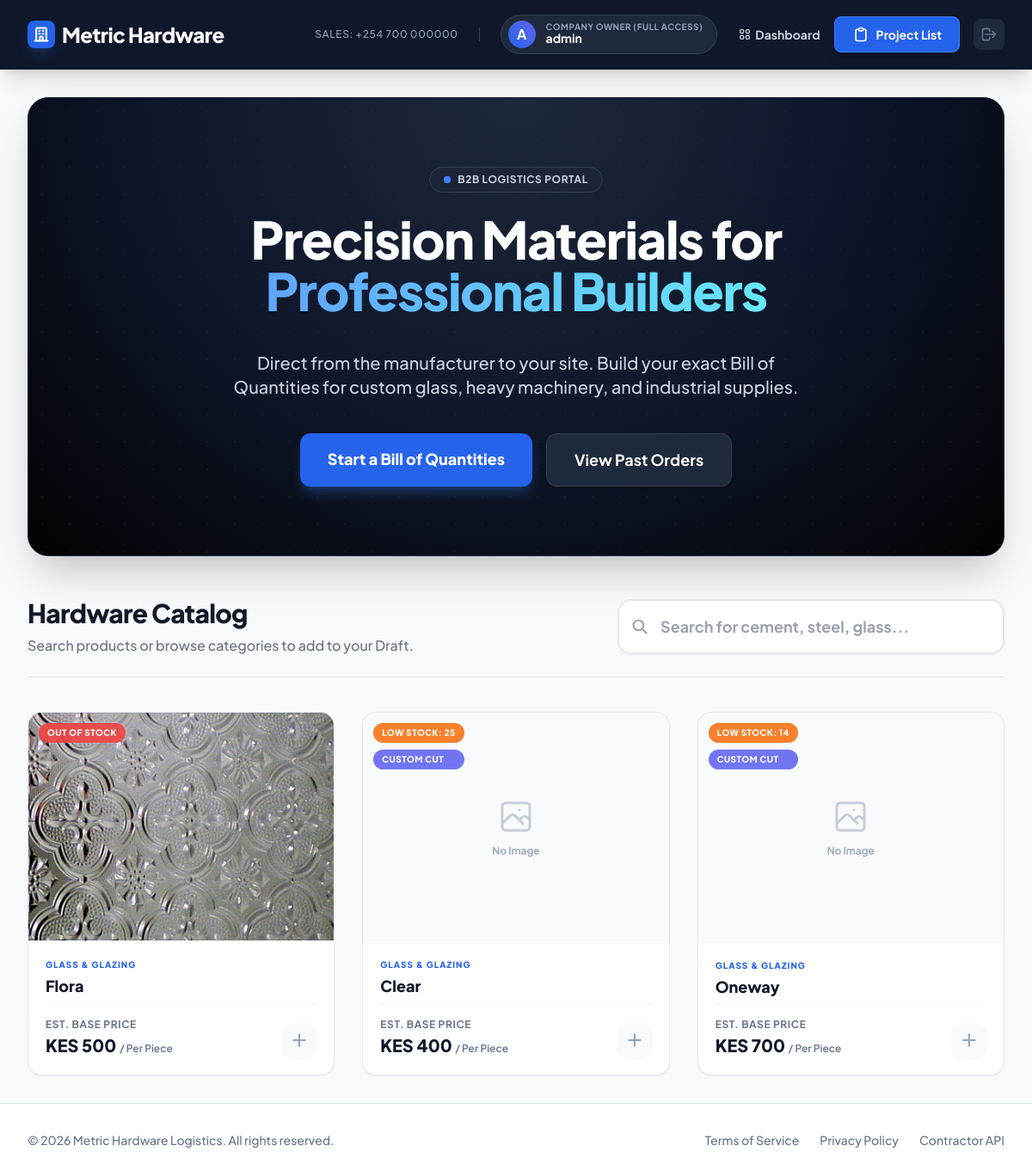
The app's page / (signed in) with its own data.
### store/models.py (models this page shows, shortened)
class ContractorProfile(models.Model):
    ROLE_CHOICES = [
        ('owner', 'Company Owner (Full Access)'),
        ('foreman', 'Site Foreman (Ordering & Drafts Only)'),
        ('accountant', 'Accountant (Billing & Payments Only)')
    ]
    user = models.OneToOneField(User, on_delete=models.CASCADE, related_name='contractor_profile')
    company_name = models.CharField(max_length=200, blank=True)
    phone_number = models.CharField(max_length=20, blank=True)
    default_project_site = models.CharField(max_length=200, blank=True)
    role = models.CharField(max_length=20, choices=ROLE_CHOICES, default='owner')
    parent = models.ForeignKey('self', on_delete=models.SET_NULL, null=True, blank=True, related_name='team_members', help_text="Leave blank if this is the main owner account")

class Product(models.Model):
    UNIT_CHOICES = [
        ('piece', 'Per Piece'),
        ('sqm', 'Per Square Meter'),
        ('meter', 'Per Meter'),
    ]
    category = models.ForeignKey(Category, related_name='products', on_delete=models.CASCADE)
    name = models.CharField(max_length=200)
    slug = models.SlugField(unique=True, blank=True)
    description = models.TextField(blank=True)
    image = models.ImageField(upload_to='products/', blank=True, null=True, help_text="Upload a professional product photo")
    base_price = models.DecimalField(max_digits=10, decimal_places=2, help_text="Price in KES")
    unit_of_measure = models.CharField(max_length=10, choices=UNIT_CHOICES, default='piece')
    requires_custom_dimensions = models.BooleanField(default=False, help_text="True for Glass & Boards cut to size")
    stock = models.PositiveIntegerField(default=0)
    is_active = models.BooleanField(default=True)
    created_at = models.DateTimeField(auto_now_add=True)

class Category(models.Model):
    name = models.CharField(max_length=100)
    slug = models.SlugField(unique=True, blank=True)
    class Meta:
        verbose_name_plural = 'Categories'

### store/views.py (the view)
# urls.py: path('', views.store_home, name='home'),
def store_home(request):
    query = request.GET.get('q', '')
    if query:
        products = Product.objects.filter(
            Q(name__icontains=query) | Q(category__name__icontains=query),
            is_active=True
        ).order_by('-created_at')
    else:
        products = Product.objects.filter(is_active=True).order_by('-created_at')
    if request.headers.get('HX-Request'):
        return render(request, 'store/partials/product_grid.html', {'products': products})
    categories = Category.objects.all()
    context = {'products': products, 'categories': categories, 'query': query}
    return render(request, 'store/home.html', context)

### templates/store/home.html (shortened to what this page needs)
{% extends 'base.html' %}
{% block content %}
<div class="relative bg-slate-900 rounded-3xl overflow-hidden mb-12 shadow-2xl border border-slate-800">
    <div class="absolute inset-0">
        <div class="absolute inset-0 bg-[radial-gradient(ellipse_at_top,_var(--tw-gradient-stops))] from-slate-800 via-slate-900 to-black opacity-90"></div>
        <div class="absolute inset-0" style="background-image: radial-gradient(#334155 1px, transparent 1px); background-size: 32px 32px; opacity: 0.2;"></div>
        <div class="absolute top-0 right-0 -mt-20 -mr-20 w-96 h-96 bg-blue-600 rounded-full mix-blend-multiply filter blur-3xl opacity-20 animate-pulse"></div>
    </div>
    <div class="relative px-8 py-20 sm:px-16 lg:px-24 flex flex-col items-center text-center">
        <div class="mb-6 inline-flex items-center space-x-2 bg-slate-800/50 backdrop-blur-md border border-slate-700 rounded-full px-4 py-1.5 shadow-sm">
            <span class="flex h-2 w-2 relative">
                <span class="relative inline-flex rounded-full h-2 w-2 bg-blue-500"></span>
            </span>
            <span class="text-xs font-bold text-slate-300 tracking-wider uppercase">B2B Logistics Portal</span>
        </div>
        <h1 class="text-4xl sm:text-6xl font-black text-white tracking-tight mb-6 leading-tight">
            Precision Materials for <br class="hidden sm:block" />
            <span class="text-transparent bg-clip-text bg-gradient-to-r from-blue-400 to-cyan-300">Professional Builders</span>
        </h1>
        <p class="mt-4 text-lg sm:text-xl text-slate-300 max-w-2xl mx-auto font-medium">
            Direct from the manufacturer to your site. Build your exact Bill of Quantities for custom glass, heavy machinery, and industrial supplies.
        </p>
        <div class="mt-10 flex flex-col sm:flex-row space-y-4 sm:space-y-0 sm:space-x-4">
            <a href="#catalog" class="px-8 py-4 bg-blue-600 hover:bg-blue-500 text-white rounded-xl font-extrabold text-lg shadow-lg shadow-blue-500/30 transition-all transform hover:-translate-y-1">
                Start a Bill of Quantities
            </a>
            <a href="{% url 'store:dashboard' %}" class="px-8 py-4 bg-slate-800 hover:bg-slate-700 text-white border border-slate-700 rounded-xl font-bold text-lg shadow-md transition-all">
                View Past Orders
            </a>
        </div>
    </div>
</div>
<div id="catalog" class="flex flex-col lg:flex-row justify-between items-center mb-10 border-b border-gray-200 pb-6 space-y-6 lg:space-y-0 scroll-mt-24">
    <div class="text-center lg:text-left">
        <h2 class="text-3xl font-extrabold text-gray-900 tracking-tight">Hardware Catalog</h2>
        <p class="text-gray-500 mt-2 font-medium">Search products or browse categories to add to your Draft.</p>
    </div>
    <form class="relative w-full lg:w-[450px] group">
        <div class="absolute inset-y-0 left-0 pl-4 flex items-center pointer-events-none">
        </div>
        <input
            type="search"
            name="q"
            value="{{ query }}"
            placeholder="Search for cement, steel, glass..."
            class="w-full pl-12 pr-12 py-4 rounded-2xl border-2 border-gray-200 bg-white focus:bg-white focus:ring-4 focus:ring-blue-500/20 focus:border-blue-500 shadow-sm transition-all text-gray-900 font-bold text-lg placeholder-gray-400"
            hx-get="{% url 'store:home' %}"
            hx-trigger="keyup changed delay:300ms, search"
            hx-target="#product-grid"
            hx-indicator="#search-indicator"
        >
    </form>
</div>
<div class="grid grid-cols-1 sm:grid-cols-2 lg:grid-cols-3 xl:grid-cols-4 gap-8" id="product-grid">
    {% include 'store/partials/product_grid.html' %}
</div>
{% endblock %}

### templates/base.html (shortened to what this page needs)
<!DOCTYPE html>
<html lang="en">
<head>
    <script src="https://cdn.tailwindcss.com"></script>
</head>
<body class="bg-slate-50 text-slate-900 font-sans min-h-screen flex flex-col selection:bg-blue-200 selection:text-blue-900">
    <nav class="bg-slate-900 text-white shadow-xl border-b border-slate-800 sticky top-0 z-40">
        <div class="max-w-7xl mx-auto px-4 sm:px-6 lg:px-8">
            <div class="flex justify-between items-center h-20">
                <div class="flex items-center space-x-2">
                    <div class="w-8 h-8 bg-blue-600 rounded-lg flex items-center justify-center shadow-lg shadow-blue-500/20">
                        <svg class="w-5 h-5 text-white" fill="none" stroke="currentColor" viewBox="0 0 24 24"><path stroke-linecap="round" stroke-linejoin="round" stroke-width="2.5" d="M19 21V5a2 2 0 00-2-2H7a2 2 0 00-2 2v16m14 0h2m-2 0h-5m-9 0H3m2 0h5M9 7h1m-1 4h1m4-4h1m-1 4h1m-5 10v-5a1 1 0 011-1h2a1 1 0 011 1v5m-4 0h4"></path></svg>
                    </div>
                    <a href="/" class="text-2xl font-extrabold tracking-tight text-white hover:text-blue-400 transition-colors">Metric Hardware</a>
                </div>
                <div class="flex items-center space-x-6">
                    <span class="text-xs hidden lg:block text-slate-400 font-medium tracking-wider border-r border-slate-700 pr-6">SALES: +254 700 000000</span>
                    {% if user.is_authenticated %}
                        <div class="flex items-center space-x-3 bg-slate-800 rounded-full pl-2 pr-4 py-1.5 border border-slate-700 hidden md:flex">
                            <div class="h-8 w-8 rounded-full bg-gradient-to-tr from-blue-600 to-indigo-500 flex items-center justify-center font-bold text-white shadow-inner">
                                {{ user.username|make_list|first|upper }}
                            </div>
                            <div class="flex flex-col">
                                <span class="text-[10px] text-slate-400 uppercase font-bold tracking-wider leading-none">{{ user.contractor_profile.get_role_display|default:"Contractor" }}</span>
                                <span class="text-sm font-bold text-white leading-tight">{{ user.username }}</span>
                            </div>
                        </div>
                        <div class="flex items-center space-x-4">
                            <a href="{% url 'store:dashboard' %}" class="text-sm font-bold text-slate-300 hover:text-white transition-colors flex items-center space-x-1">
                                <span>Dashboard</span>
                            </a>
                            <a href="{% url 'store:project_list' %}" class="relative bg-blue-600 hover:bg-blue-500 text-white px-5 py-2.5 rounded-lg font-bold text-sm transition-all shadow-lg hover:shadow-blue-500/25 flex items-center space-x-2 border border-blue-500">
                                <svg class="w-5 h-5" fill="none" stroke="currentColor" viewBox="0 0 24 24"><path stroke-linecap="round" stroke-linejoin="round" stroke-width="2" d="M9 5H7a2 2 0 00-2 2v12a2 2 0 002 2h10a2 2 0 002-2V7a2 2 0 00-2-2h-2M9 5a2 2 0 002 2h2a2 2 0 002-2M9 5a2 2 0 012-2h2a2 2 0 012 2"></path></svg>
                                <span>Project List</span>
                            </a>
                            <a href="{% url 'store:logout' %}" title="Logout" class="text-slate-500 hover:text-red-400 transition-colors bg-slate-800 hover:bg-slate-700 p-2 rounded-lg">
                                <svg class="w-5 h-5" fill="none" stroke="currentColor" viewBox="0 0 24 24"><path stroke-linecap="round" stroke-linejoin="round" stroke-width="2" d="M17 16l4-4m0 0l-4-4m4 4H7m6 4v1a3 3 0 01-3 3H6a3 3 0 01-3-3V7a3 3 0 013-3h4a3 3 0 013 3v1"></path></svg>
                            </a>
                        </div>
                    {% endif %}
                </div>
            </div>
        </div>
    </nav>
    <main class="max-w-7xl mx-auto px-4 sm:px-6 lg:px-8 py-8 flex-grow w-full">
        {% block content %}
        {% endblock %}
    </main>
    <footer class="bg-white border-t border-slate-200 mt-auto py-8">
        <div class="max-w-7xl mx-auto px-4 sm:px-6 lg:px-8 flex flex-col md:flex-row justify-between items-center text-sm text-slate-500 font-medium">
            <p>&copy; 2026 Metric Hardware Logistics. All rights reserved.</p>
            <div class="flex space-x-6 mt-4 md:mt-0">
                <a href="#" class="hover:text-blue-600 transition-colors">Terms of Service</a>
                <a href="#" class="hover:text-blue-600 transition-colors">Privacy Policy</a>
                <a href="#" class="hover:text-blue-600 transition-colors">Contractor API</a>
            </div>
        </div>
    </footer>
</body>
</html>

### templates/store/partials/product_grid.html (shortened to what this page needs)
{% for product in products %}
<div class="group relative bg-white rounded-2xl shadow-sm hover:shadow-xl border border-slate-200 transition-all duration-300 transform hover:-translate-y-1 overflow-hidden flex flex-col">
    <div class="relative w-full aspect-[4/3] bg-slate-100 overflow-hidden border-b border-slate-100">
        {% if product.image %}
            <img src="{{ product.image.url }}" alt="{{ product.name }}" class="w-full h-full object-cover group-hover:scale-105 transition-transform duration-500">
        {% else %}
            <div class="w-full h-full flex flex-col items-center justify-center text-slate-400 bg-slate-50 group-hover:scale-105 transition-transform duration-500">
                <span class="text-xs font-semibold">No Image</span>
            </div>
        {% endif %}
        <div class="absolute top-3 left-3 flex flex-col gap-2 z-10">
            {% if product.stock <= 0 %}
                <span class="bg-red-500/90 backdrop-blur-sm text-white text-[10px] font-extrabold px-2.5 py-1 rounded-full uppercase tracking-wider shadow-sm ring-1 ring-white/20">Out of Stock</span>
            {% elif product.stock < 50 %}
                <span class="bg-orange-500/90 backdrop-blur-sm text-white text-[10px] font-extrabold px-2.5 py-1 rounded-full uppercase tracking-wider shadow-sm ring-1 ring-white/20">Low Stock: {{ product.stock }}</span>
            {% endif %}
            {% if product.requires_custom_dimensions %}
                <span class="bg-indigo-500/90 backdrop-blur-sm text-white text-[10px] font-extrabold px-2.5 py-1 rounded-full uppercase tracking-wider shadow-sm ring-1 ring-white/20">Custom Cut</span>
            {% endif %}
        </div>
    </div>
    <div class="p-5 flex flex-col flex-grow">
        <div class="text-[10px] font-extrabold text-blue-600 tracking-widest uppercase mb-1.5">{{ product.category.name|cut:"," }}</div>
        <h3 class="text-lg font-extrabold text-slate-900 mb-2 leading-tight group-hover:text-blue-600 transition-colors line-clamp-2">
            <a href="{% url 'store:product_detail' product.slug %}" class="after:absolute after:inset-0 outline-none">
                {{ product.name }}
            </a>
        </h3>
        <div class="mt-auto pt-4 flex items-end justify-between border-t border-slate-100 relative z-20 pointer-events-none">
            <div>
                <p class="text-xs text-slate-500 font-bold mb-0.5 uppercase tracking-wider">Est. Base Price</p>
                <p class="text-xl font-black text-slate-900">
                    KES {{ product.base_price|floatformat:0 }}
                    <span class="text-xs text-slate-500 font-semibold normal-case">/ {{ product.get_unit_of_measure_display }}</span>
                </p>
            </div>
            <div class="bg-slate-50 text-slate-400 group-hover:bg-blue-600 group-hover:text-white rounded-xl p-2.5 transition-all shadow-sm group-hover:shadow-blue-500/30">
                <svg class="w-5 h-5" fill="none" stroke="currentColor" viewBox="0 0 24 24"><path stroke-linecap="round" stroke-linejoin="round" stroke-width="2.5" d="M12 4v16m8-8H4"></path></svg>
            </div>
        </div>
    </div>
</div>
{% endfor %}

### records on screen
Product: image (picture), stock "OUT OF STOCK", category.name "GLASS & GLAZING", name "Flora", base_price "500", unit_of_measure "Per Piece"
Product: image "No Image", stock "25", requires_custom_dimensions "CUSTOM CUT", category.name "GLASS & GLAZING", name "Clear", base_price "400", unit_of_measure "Per Piece"
Product: shows "No Image", stock "14", requires_custom_dimensions "CUSTOM CUT", category.name "GLASS & GLAZING", name "Oneway", base_price "700", unit_of_measure "Per Piece"

### other values on screen
{{ user.username|make_list|first|upper }} "A"
{{ user.contractor_profile.get_role_display|default:"Contractor" }} "COMPANY OWNER (FULL ACCESS)"
{{ user.username }} "admin"
